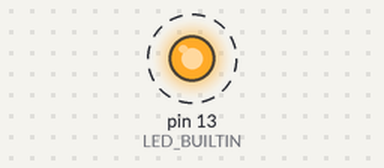
Bench run of a sketch on a simulated Arduino Uno, built with avr-gcc and run on an emulated ATmega328P. On the bench: output pins drawn as LEDs (lit = HIGH). Dashed ring = blinking.

Above: at 0.02 s.
Timing chart, 0 to 3.0 s (numbered marks = the images above):
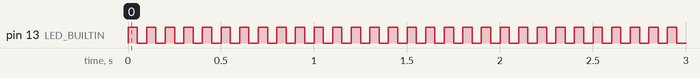

Measured:
- by itself, pin 13 (LED_BUILTIN): alternates HIGH for 0.05 s and LOW for 0.05 s

The sketch:

ex01.ino
```cpp
void setup() {
 pinMode(LED_BUILTIN, OUTPUT);
 // 디지털 13번핀을 디지털신호 출력용
}

void loop() {
  digitalWrite(13, HIGH); // 5V
  delay(50); // 0.05초
  digitalWrite(13, LOW); // 0V
  delay(50); // 0.05초
}
```
